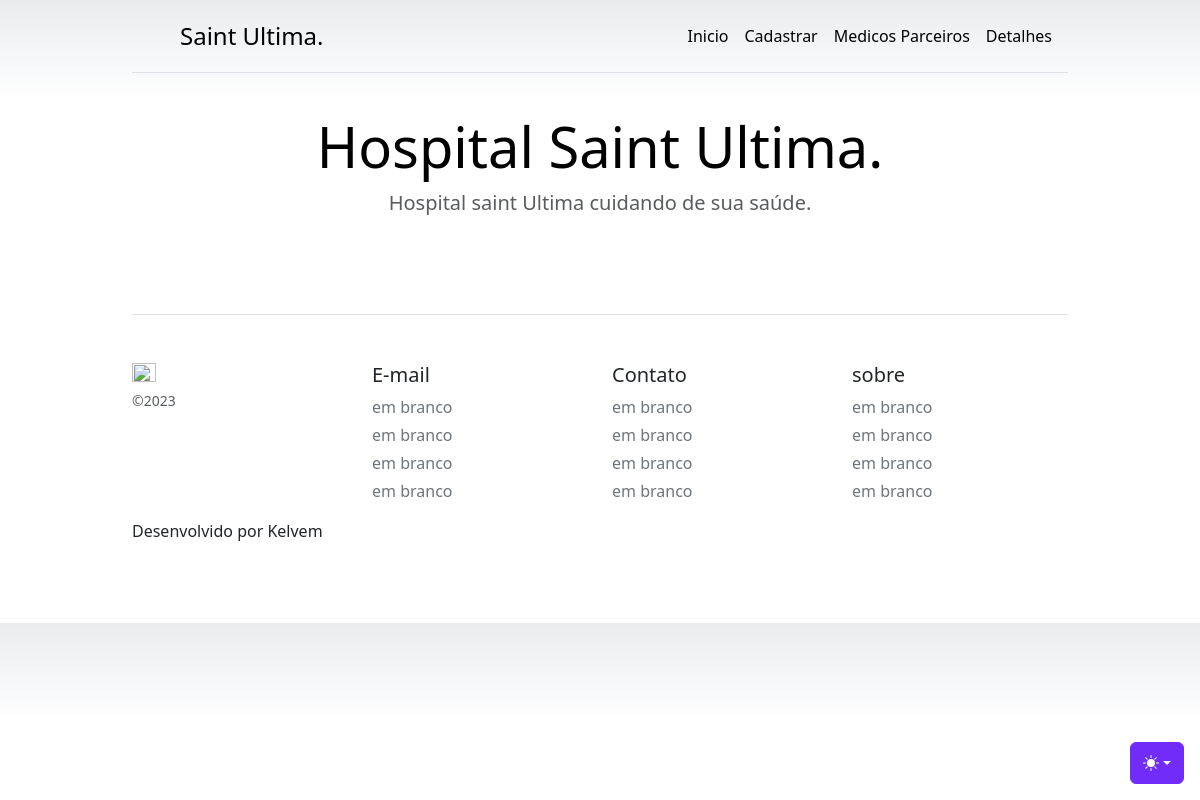
The page /noticias/ on the database as committed earlier.
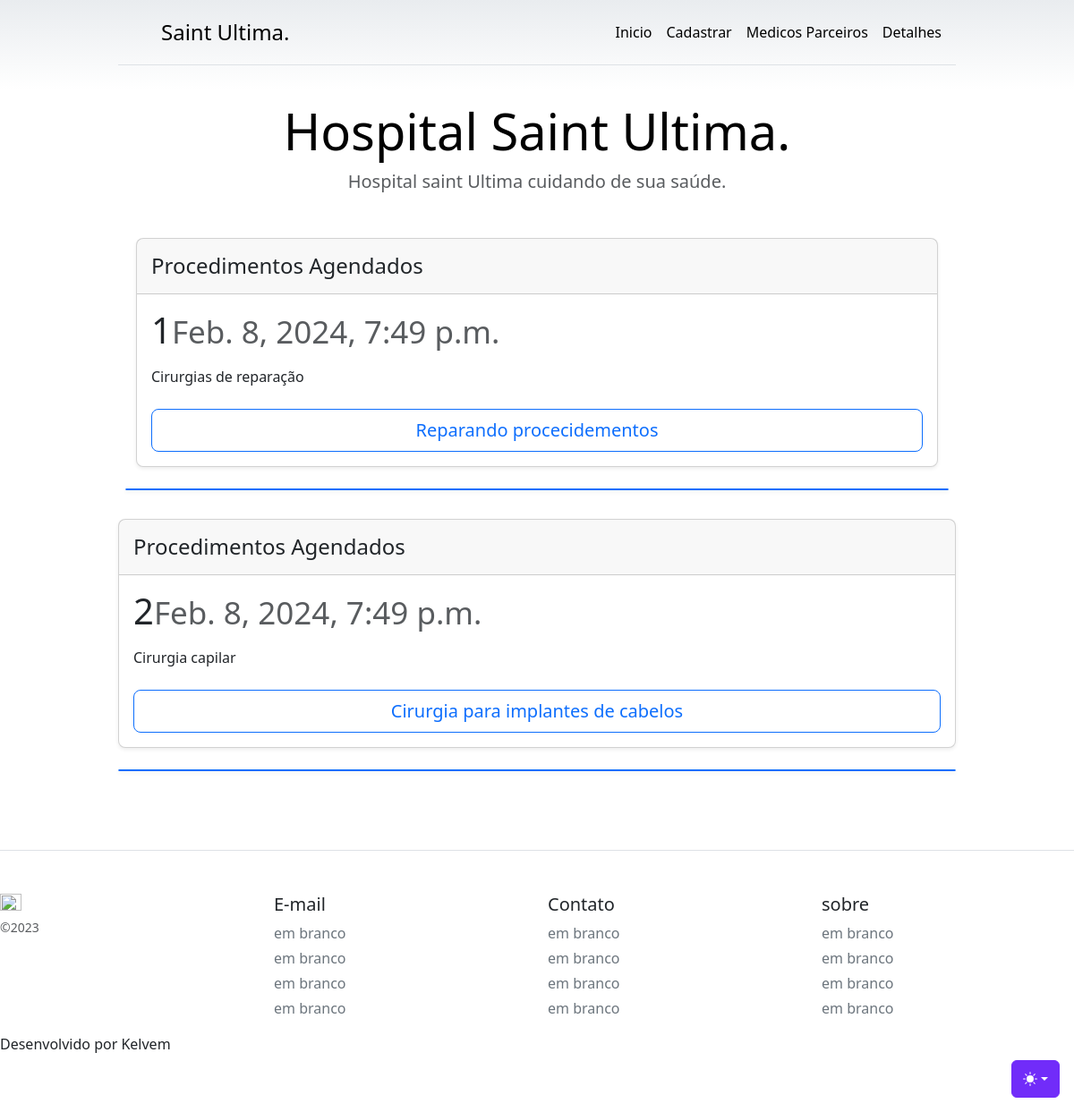
The same page on the database as committed later.
### noticia/models.py (models this page shows)
class Noticia(models.Model):
    nome_artigo = models.CharField(verbose_name=" Nome do Artigo" , max_length=100)
    artigo = models.TextField(verbose_name="Artigos" , max_length=255)
    data_artigo = models.DateTimeField(verbose_name="Data do Artigo", auto_now=True)
    class META:
        db_table = 'noticia'
        verbose_name = 'Noticia'
        verbose_name_plural = 'Noticias'

### core/views.py (the view)
# urls.py: path('noticias/',noticias,name='noticias'),
def noticias(request):
    noticia = Noticia.objects.all()
    return render(request,'noticia.html',{"noticia":noticia})

### noticia/templates/noticia.html (shortened to what this page needs)
{% extends 'base.html' %}
{% load bootstrap5 %}
{% block conteudo %}
{% for dado in noticia %}
<div class="col">
    <div class="card mb-4 rounded-3 shadow-sm">
      <div class="card-header py-3">
        <h4 class="my-0 fw-normal">Procedimentos Agendados</h4>
      </div>
      <div class="card-body">
        <h1 class="card-title pricing-card-title">{{ dado.id}}<small class="text-body-secondary fw-light">{{dado.data_artigo}}</small></h1>
        <ul class="list-unstyled mt-3 mb-4">
          <li>{{ dado.nome_artigo }}</li>
        </ul>
        <button type="button" class="w-100 btn btn-lg btn-outline-primary">{{dado.artigo}}</button>
      </div>
    </div>
  </div>
    <div class="card mb-4 rounded-3 shadow-sm border-primary">
      </div>
  </div>
{% endfor%}
{% endblock %}

### core/templates/base.html (shortened to what this page needs)
<!doctype html>
<html lang="pt-br" data-bs-theme="auto">
    <head>
    <link rel="stylesheet" href="https://cdn.jsdelivr.net/npm/@docsearch/css@3">
    <link href="/static/bootstrap.min.css" rel="stylesheet">
    <link href="/static/pricing.css" rel="stylesheet">
  </head>
  <body>
    <div class="dropdown position-fixed bottom-0 end-0 mb-3 me-3 bd-mode-toggle">
      <button class="btn btn-bd-primary py-2 dropdown-toggle d-flex align-items-center"
              id="bd-theme"
              type="button"
              aria-expanded="false"
              data-bs-toggle="dropdown"
              aria-label="Toggle theme (auto)">
        <svg class="bi my-1 theme-icon-active" width="1em" height="1em"><use href="#circle-half"></use></svg>
      </button>
    </div>
<div class="container py-3">
  <header>
    <div class="d-flex flex-column flex-md-row align-items-center pb-3 mb-4 border-bottom">
      <a href="/" class="d-flex align-items-center link-body-emphasis text-decoration-none">
        <svg xmlns="http://www.w3.org/2000/svg" width="40" height="32" class="me-2" viewBox="0 0 118 94" role="img">
          <title>Bootstrap</title><path fill-rule=""></path></svg>
        <span class="fs-4">Saint Ultima.</span>
      </a>
      <nav class="d-inline-flex mt-2 mt-md-0 ms-md-auto">
        <a class="me-3 py-2 link-body-emphasis text-decoration-none" href="{% url 'noticias'%}">Inicio</a>
        <a class="me-3 py-2 link-body-emphasis text-decoration-none" href="{% url 'cadastro' %}">Cadastrar</a>
        <a class="me-3 py-2 link-body-emphasis text-decoration-none" href="{% url 'listar'%}">Medicos Parceiros</a>
        <a class="me-3 py-2 link-body-emphasis text-decoration-none" href="">Detalhes</a>
      </nav>
    </div>
    <div class="pricing-header p-3 pb-md-4 mx-auto text-center">
      <h1 class="display-4 fw-normal text-body-emphasis">Hospital Saint Ultima.</h1>
      <p class="fs-5 text-body-secondary">Hospital saint Ultima cuidando de sua saúde.</p>
    </div>
    <div class="row m-2">
        {% block conteudo %}
        {% endblock %}
    </div>
  <main>
    <footer class="blog-footer">
        <footer class="pt-4 my-md-5 pt-md-5 border-top">
            <div class="row">
              <div class="col-12 col-md">
                <img class="mb-2" src="/docs/5.3/assets/brand/bootstrap-logo.svg" alt="" width="24" height="19">
                <small class="d-block mb-3 text-body-secondary">&copy;2023</small>
              </div>
              <div class="col-6 col-md">
                <h5>E-mail</h5>
                <ul class="list-unstyled text-small">
                  <li class="mb-1"><a class="link-secondary text-decoration-none" href="#">em branco</a></li>
                  <li class="mb-1"><a class="link-secondary text-decoration-none" href="#">em branco</a></li>
                  <li class="mb-1"><a class="link-secondary text-decoration-none" href="#">em branco</a></li>
                  <li class="mb-1"><a class="link-secondary text-decoration-none" href="#">em branco</a></li>
                </ul>
              </div>
              <div class="col-6 col-md">
                <h5>Contato</h5>
                <ul class="list-unstyled text-small">
                  <li class="mb-1"><a class="link-secondary text-decoration-none" href="#">em branco</a></li>
                  <li class="mb-1"><a class="link-secondary text-decoration-none" href="#">em branco</a></li>
                  <li class="mb-1"><a class="link-secondary text-decoration-none" href="#">em branco</a></li>
                  <li class="mb-1"><a class="link-secondary text-decoration-none" href="#">em branco</a></li>
                </ul>
              </div>
              <div class="col-6 col-md">
                <h5>sobre</h5>
                <ul class="list-unstyled text-small">
                  <li class="mb-1"><a class="link-secondary text-decoration-none" href="#">em branco</a></li>
                  <li class="mb-1"><a class="link-secondary text-decoration-none" href="#">em branco</a></li>
                  <li class="mb-1"><a class="link-secondary text-decoration-none" href="#">em branco</a></li>
                  <li class="mb-1"><a class="link-secondary text-decoration-none" href="#">em branco</a></li>
                </ul>
              </div>
        <p>Desenvolvido por Kelvem </p>
    </footer>
</div>
    </body>
</html>

### core/static/pricing.css (style rules this page uses)
body { background-image: linear-gradient(180deg, var(--bs-secondary-bg), var(--bs-body-bg) 100px, var(--bs-body-bg)); }
.container { max-width: 960px; }
.pricing-header { max-width: 700px; }

### core/templates/base.html (style rules this page uses)
.bi { vertical-align: -.125em; fill: currentColor; }
.btn-bd-primary { --bd-violet-bg: #712cf9; --bd-violet-rgb: 112.520718, 44.062154, 249.437846; --bs-btn-font-weight: 600; --bs-btn-color: var(--bs-white); --bs-btn-bg: var(--bd-violet-bg); --bs-btn-border-color: var(--bd-violet-bg); --bs-btn-hover-color: var(--bs-white); --bs-btn-hover-bg: #6528e0; --bs-btn-hover-border-color: #6528e0; --bs-btn-focus-shadow-rgb: var(--bd-violet-rgb); --bs-btn-active-color: var(--bs-btn-hover-color); --bs-btn-active-bg: #5a23c8; --bs-btn-active-border-color: #5a23c8; }
.bd-mode-toggle { z-index: 1500; }

Rows that differ between the two databases and show on the page:
added Noticia: id "1", data_artigo "Feb. 8, 2024, 7:49 p.m.", nome_artigo "Cirurgias de reparação", artigo "Reparando procecidementos"
added Noticia: id "2", data_artigo "Feb. 8, 2024, 7:49 p.m.", nome_artigo "Cirurgia capilar", artigo "Cirurgia para implantes de cabelos"
